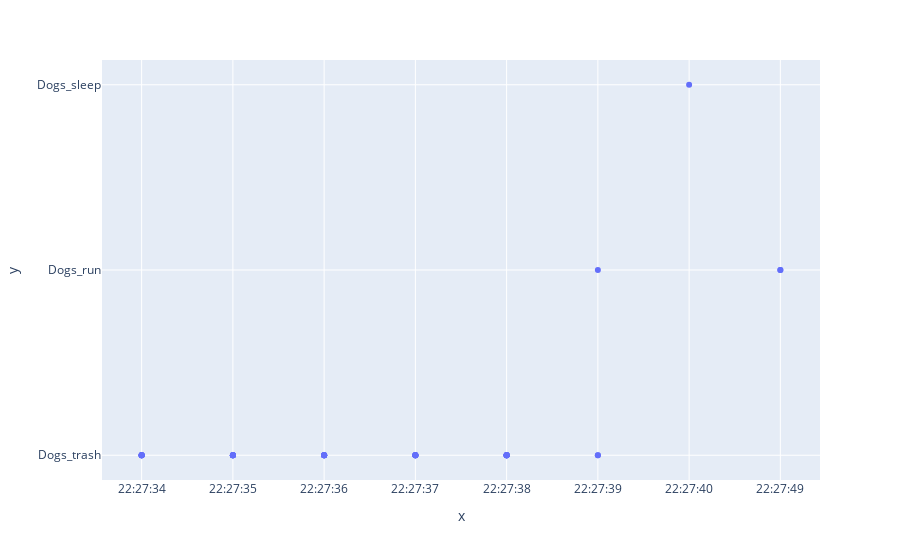

This figure's notebook cell:
### Code cell
import plotly.express as px
fig = px.scatter(x=log[:,1],y=log[:,0])
fig.show()

### Figure 1 — Plotly figure (JSON) as saved in the notebook; plotly's stock layout.template omitted (floating-point values rounded to 4 significant figures)
{"data": [{"hovertemplate": "x=%{x}<br>y=%{y}<extra></extra>", "legendgroup": "", "marker": {"color": "#636efa", "symbol": "circle"}, "mode": "markers", "name": "", "orientation": "v", "showlegend": false, "type": "scatter", "x": ["22:27:34", "22:27:34", "22:27:34", "22:27:34", "22:27:34", "22:27:34", "22:27:34", "22:27:35", "22:27:35", "22:27:35", "22:27:35", "22:27:35", "22:27:35", "22:27:35", "22:27:36", "22:27:36", "22:27:36", "22:27:36", "22:27:36", "22:27:36", "22:27:36", "22:27:37", "22:27:37", "22:27:37", "22:27:37", "22:27:37", "22:27:37", "22:27:37", "22:27:38", "22:27:38", "22:27:38", "22:27:38", "22:27:38", "22:27:38", "22:27:38", "22:27:38", "22:27:39", "22:27:39", "22:27:39", "22:27:40", "22:27:49", "22:27:49"], "xaxis": "x", "y": ["Dogs_trash", "Dogs_trash", "Dogs_trash", "Dogs_trash", "Dogs_trash", "Dogs_trash", "Dogs_trash", "Dogs_trash", "Dogs_trash", "Dogs_trash", "Dogs_trash", "Dogs_trash", "Dogs_trash", "Dogs_trash", "Dogs_trash", "Dogs_trash", "Dogs_trash", "Dogs_trash", "Dogs_trash", "Dogs_trash", "Dogs_trash", "Dogs_trash", "Dogs_trash", "Dogs_trash", "Dogs_trash", "Dogs_trash", "Dogs_trash", "Dogs_trash", "Dogs_trash", "Dogs_trash", "Dogs_trash", "Dogs_trash", "Dogs_trash", "Dogs_trash", "Dogs_trash", "Dogs_trash", "Dogs_trash", "Dogs_trash", "Dogs_run", "Dogs_sleep", "Dogs_run", "Dogs_run"], "yaxis": "y"}], "layout": {"legend": {"tracegroupgap": 0}, "margin": {"t": 60}, "xaxis": {"anchor": "y", "domain": [0, 1], "title": {"text": "x"}}, "yaxis": {"anchor": "x", "domain": [0, 1], "title": {"text": "y"}}}}
